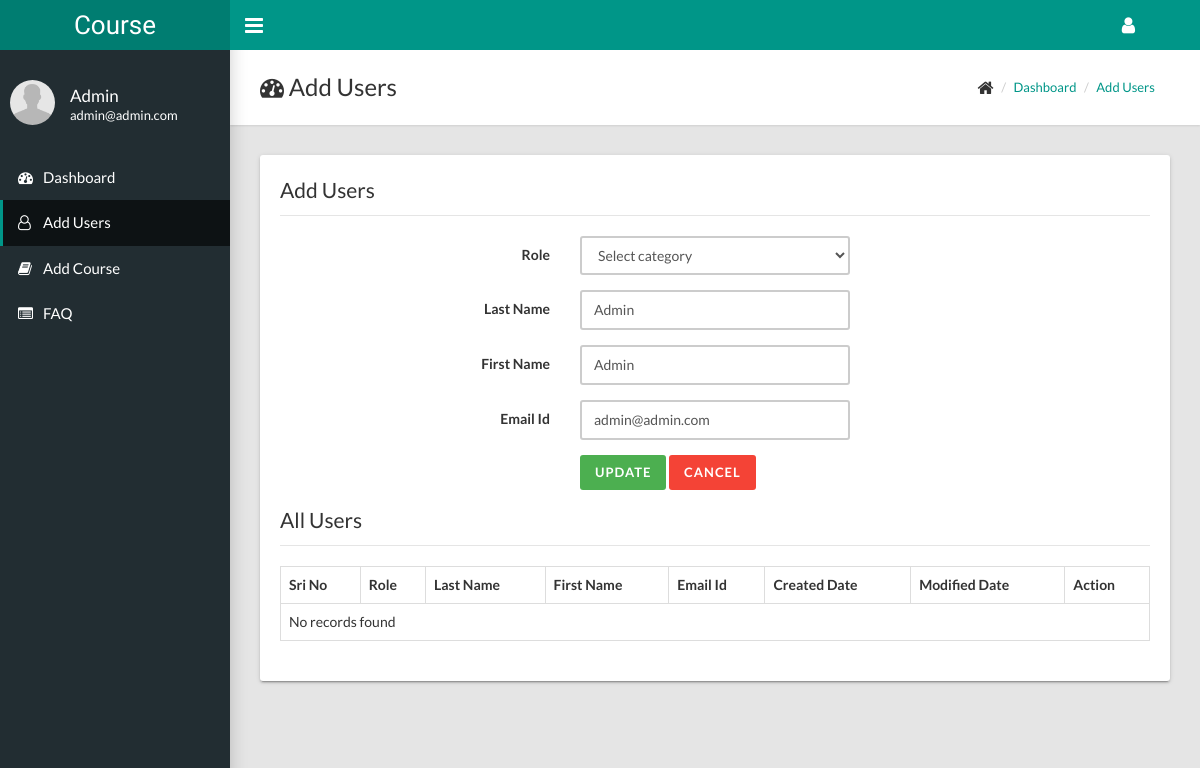
The app's page /admin-add-users.php?edit-id=1 (signed in), older data.
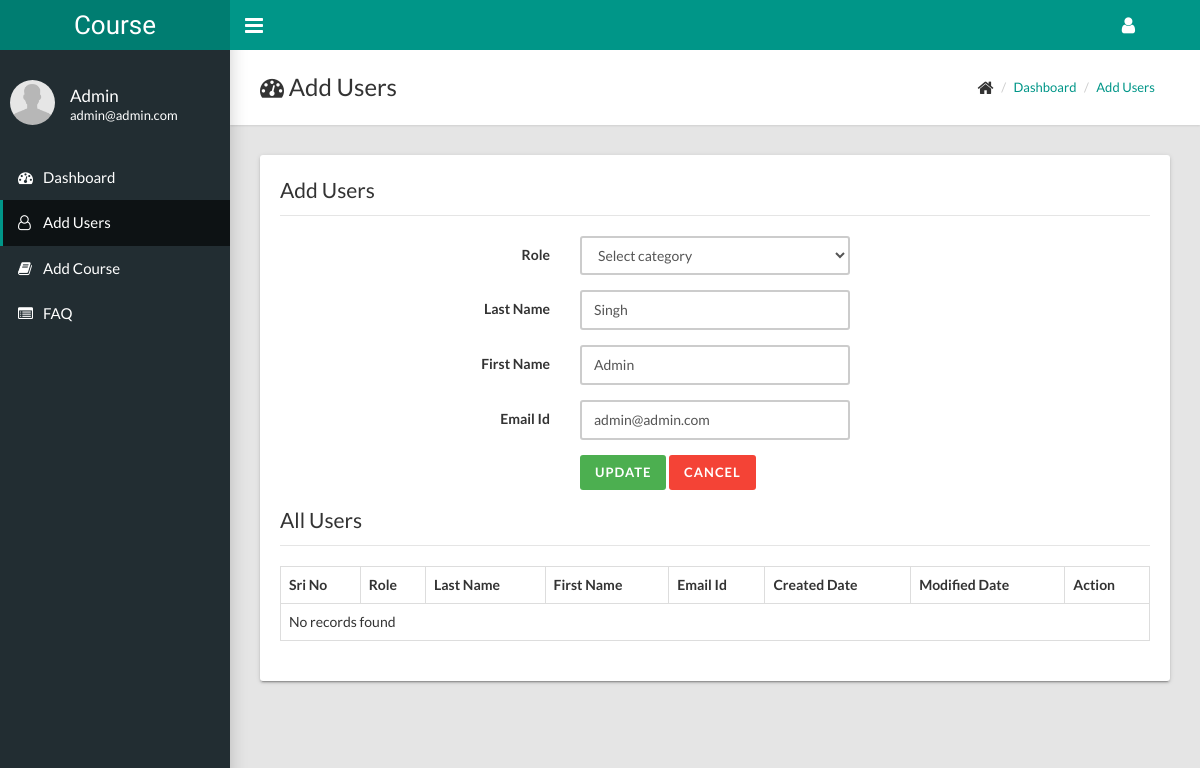
The same page, newer data.
### tables this page shows
CREATE TABLE `users` (
  `user_id` int(11) NOT NULL,
  `type` int(11) NOT NULL,
  `student_id` int(11) DEFAULT NULL,
  `first_name` varchar(150) NOT NULL,
  `last_name` varchar(150) NOT NULL,
  `email_id` varchar(150) NOT NULL,
  `password` varchar(150) NOT NULL,
  `status` int(11) NOT NULL,
  `created_by` int(11) NOT NULL,
  `created_dt` datetime NOT NULL,
  `modified_by` int(11) DEFAULT NULL,
  `modified_dt` datetime DEFAULT NULL
);

### utils.php (called while the page is built, shortened)
<?php
function getLinkActiveClass(string $fileName = DASHBOARD)
{
    $url = basename($_SERVER['REQUEST_URI'], '?' . $_SERVER['QUERY_STRING']);
    $addressBarFileName =  pathinfo($url, PATHINFO_FILENAME);
    return $fileName == $addressBarFileName ?  'class="active"' : '';
}

### _db.php (called while the page is built, shortened)
<?php
$hostname = 'localhost';
$username = 'root';
$password = '';
$databaseName = 'course-management';
$con = mysqli_connect($hostname, $username, $password, $databaseName);
class DB
{
    private $con = null;
    public function __construct(mysqli $con = null)
    {
        $this->con = $con;
    }
    function getAllRecords(string $query): array
    {
        $result = mysqli_query($this->con, $query);
        $rows = [];
        if (mysqli_num_rows($result) > 0) {
            while ($row = mysqli_fetch_assoc($result)) {
                $rows[] = $row;
            }
        }
        return $rows;
    }
    function getSingleRecord(string $query): array
    {
        $row = [];
        $result = mysqli_query($this->con, $query);
        if (mysqli_num_rows($result) > 0) {
            $row = mysqli_fetch_assoc($result);
        }
        return $row;
    }
}
$db = new DB($con);

### admin-add-users.php (the view, shortened to what this page needs)
<?php
require_once './include-header.php';
include_once './_db.php';
if (isset($_GET['edit-id'])) {
    $userEditId = $_GET['edit-id'];
    $userData = $db->getSingleRecord("SELECT type, first_name, last_name, email_id FROM users where user_id=$userEditId");
    $firstName = $userData['first_name'];
    $lastName = $userData['last_name'];
    $emailId = $userData['email_id'];
}
$pageName = breadCrumbs('Add Users');
?>
<div class="row">
    <div class="col-md-12">
        <div class="card">
            <legend><?= $pageName ?></legend>
            <div class="row">
                <div class="col-lg-6 col-lg-offset-2">
                    <div class="well bs-component">
                        <form class="form-horizontal" action="" method="post">
                            <div class="form-group">
                                <label class="col-lg-4 control-label" for="category">Role</label>
                                <div class="col-lg-8">
                                    <select class="form-control" id="category" name="category" required>
                                        <option value="">Select category</option>
                                    </select>
                                </div>
                            </div>
                            <div class="form-group">
                                <label class="col-lg-4 control-label" for="last-name">Last Name</label>
                                <div class="col-lg-8">
                                    <input class="form-control" name="lastName" id="last-name" type="text" placeholder="Enter Last Name" required value="<?= $lastName ?? '' ?>" />
                                </div>
                            </div>
                            <div class=" form-group">
                                <label class="col-lg-4 control-label" for="first-name">First Name</label>
                                <div class="col-lg-8">
                                    <input class="form-control" name="firstName" id="first-name" type="text" placeholder="Enter First Name" required value="<?= $firstName ?? ''  ?>" />
                                </div>
                            </div>
                            <div class="form-group">
                                <label class="col-lg-4 control-label" for="email-id">Email Id</label>
                                <div class="col-lg-8">
                                    <input class="form-control" name="emailId" id="email-id" type="text" placeholder="Enter Email Id" required value="<?= $emailId ?? '' ?>" />
                                </div>
                            </div>
                            <div class="form-group">
                                <div class="col-lg-8 col-lg-offset-4">
                                    <?php if (isset($userEditId)) : ?>
                                        <button class="btn btn-success" name="update" type="submit">Update</button>
                                    <?php else : ?>
                                        <button class="btn btn-success" name="create" type="submit">Create</button>
                                    <?php endif; ?>
                                    <button class="btn btn-danger" type="reset">Cancel</button>
                                </div>
                            </div>
                        </form>
                    </div>
                </div>
                <div class="col-lg-12">
                    <legend>All Users</legend>
                    <table class="table table-hover table-bordered" id="sampleTable">
                        <thead>
                            <tr>
                                <th>Sri No</th>
                                <th>Role</th>
                                <th>Last Name</th>
                                <th>First Name</th>
                                <th>Email Id</th>
                                <th>Created Date</th>
                                <th>Modified Date</th>
                                <th>Action</th>
                            </tr>
                        </thead>
                        <tbody>
                            <?php
                            $result = $db->getAllRecords("SELECT u.user_id,u.first_name, u.last_name, u.email_id, r.category, u.created_dt, u.modified_dt from users as u INNER JOIN role as r ON r.id=u.type WHERE r.category!='Admin' and r.category!='Student' ORDER BY u.first_name ASC");
                            if (count($result) > 0) :
                                foreach ($result as $key => $value) :
                            ?>
                                    <tr>
                                        <td><?= $key + 1 ?></td>
                                        <td><?= $value['category'] ?></td>
                                        <td><?= $value['last_name'] ?></td>
                                        <td><?= $value['first_name'] ?></td>
                                        <td><?= $value['email_id'] ?></td>
                                        <td><?= $value['created_dt'] ?></td>
                                        <td><?= $value['modified_dt'] ?? 'N/A'; ?></td>
                                        <td><a class="btn btn-success btn-sm" onclick="return confirm('Are you sure you want to edit <?= $value['email_id'] ?> ?')" href="admin-add-users.php?edit-id=<?= $value['user_id'] ?>">Edit</a></td>
                                    </tr>
                                <?php
                                endforeach;
                            else : ?>
                                <tr>
                                    <td colspan="8">No records found</td>
                                </tr>
                            <?php endif; ?>
                        </tbody>
                    </table>
                </div>
            </div>
        </div>
    </div>
    <?php require_once './include-footer.php' ?>

### include-header.php (shortened to what this page needs)
<?php
require_once './utils.php';
function breadCrumbs($pageName = 'Dashboard', $icon = '<i class="fa fa-dashboard"></i>')
{
    $currentName = $pageName != 'Dashboard' ? '<li><a href="#">' . $pageName . '</a></li>' : '';
    echo '<div class="page-title">
        <div>
            <h1>' . $icon . ' ' . $pageName . '</h1>
        </div>
        <div>
            <ul class="breadcrumb">
                <li><i class="fa fa-home fa-lg"></i></li>
                <li><a href="index.php">Dashboard</a></li>
                ' . $currentName . '
            </ul>
        </div>
    </div>';
    return $pageName;
}
?>
<!DOCTYPE html>
<html>
<head>
    <link rel="stylesheet" type="text/css" href="css/main.css">
    <link rel="stylesheet" type="text/css" href="https://maxcdn.bootstrapcdn.com/font-awesome/4.7.0/css/font-awesome.min.css">
</head>
<body class="sidebar-mini fixed">
    <div class="wrapper">
        <header class="main-header hidden-print"><a class="logo" href="system-dashboard.php">Course Management</a>
            <nav class="navbar navbar-static-top">
                <a class="sidebar-toggle" href="#" data-toggle="offcanvas"></a>
                <div class="navbar-custom-menu">
                    <ul class="top-nav">
                        <li class="dropdown"><a class="dropdown-toggle" href="#" data-toggle="dropdown" role="button" aria-haspopup="true" aria-expanded="false"><i class="fa fa-user fa-lg"></i></a>
                        </li>
                    </ul>
                </div>
            </nav>
        </header>
        <aside class="main-sidebar hidden-print">
            <section class="sidebar">
                <div class="user-panel">
                    <div class="pull-left image">
                        <img class="img-circle" src="./images//user.png" alt="User Image">
                    </div>
                    <div class="pull-left info">
                        <p><?= $_SESSION['firstName']; ?></p>
                        <p class="designation"><?= $_SESSION['emailId']; ?></p>
                    </div>
                </div>
                <ul class="sidebar-menu">
                    <li <?= getLinkActiveClass(DASHBOARD) ?>><a href="system-dashboard.php"><i class="fa fa-dashboard"></i><span>Dashboard</span></a></li>
                    <?php if ($_SESSION['type'] == ADMIN) : ?>
                        <li <?= getLinkActiveClass(ADD_USERS) ?>><a href="admin-add-users.php"><i class="fa fa-user-o" aria-hidden="true"></i><span>Add Users</span></a></li>
                        <li <?= getLinkActiveClass(ADD_COURSE) ?>><a href="admin-add-course.php"><i class="fa fa-book" aria-hidden="true"></i><span>Add Course</span></a></li>
                    <?php endif; ?>
                    <li <?= getLinkActiveClass(SYSTEM_FAQ) ?>><a href="system-faq.php"><i class="fa fa-list-alt" aria-hidden="true"></i><span>FAQ</span></a></li>
                </ul>
            </section>
        </aside>
        <div class="content-wrapper">

### include-footer.php (shortened to what this page needs)
</div>
</div>
</body>
</html>

Row changes from the older to the newer data that the page shows:
changed users "Admin": lastName "Admin" → "Singh"
